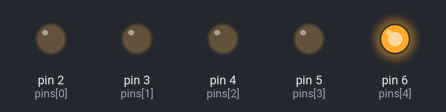
Bench run of a sketch on a simulated Arduino Uno, built with avr-gcc and run on an emulated ATmega328P. Parts: output pins drawn as LEDs (lit = HIGH).

Above: at 0.1 s.
At 4.6 s:
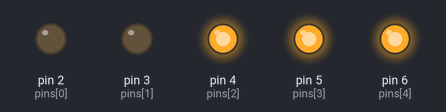
At 9.8 s:
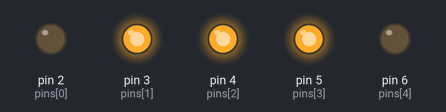
At 19.6 s:
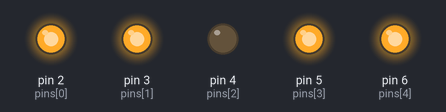
At 29.3 s:
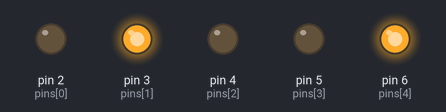
At 39.1 s:
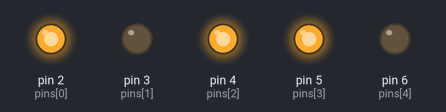
Timing chart, 0 to 40.0 s (numbered marks = the images above):
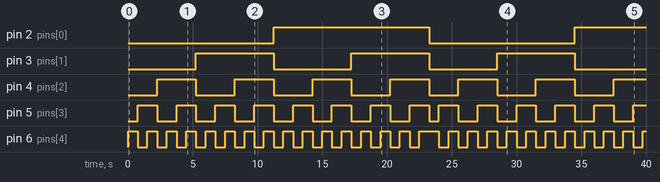

The sketch:

binary_counter.ino
```cpp
int pins[5] = {2, 3, 4, 5, 6};  // 4-bit output

void setup() {
  for (int i = 0; i < 5; i++) {
    pinMode(pins[i], OUTPUT);
  }
}

void loop() {

  for (int num = 1; num <= 31; num++) {

    for (int i = 0; i < 5; i++) {
      int bitValue = (num >> i) & 1;  // extract bit

      // Reverse order so MSB is on the left
      digitalWrite(pins[4 - i], bitValue);
    }

    delay(750);
  }
}
```

Measured:
- by itself, pin 2 (pins[0]): LOW → HIGH at 11.3 s, → LOW 12.0 s later, → HIGH 11.3 s later
- by itself, pin 3 (pins[1]): alternates HIGH for 6.0 s and LOW for 5.6 s
- by itself, pin 4 (pins[2]): LOW → HIGH at 2.3 s, → LOW 3.0 s later, → HIGH 3.0 s later, → LOW 3.0 s later, … (13 changes in this stretch)
- by itself, pin 5 (pins[3]): goes 7 × (HIGH 1.5 s, LOW 1.5 s), HIGH 1.5 s, LOW 0.75 s, 5 × (HIGH 1.5 s, LOW 1.5 s), then HIGH
- by itself, pin 6 (pins[4]): goes 15 × (HIGH 0.75 s, LOW 0.75 s), HIGH 1.5 s, 10 × (LOW 0.75 s, HIGH 0.75 s), LOW 0.75 s, then HIGH
